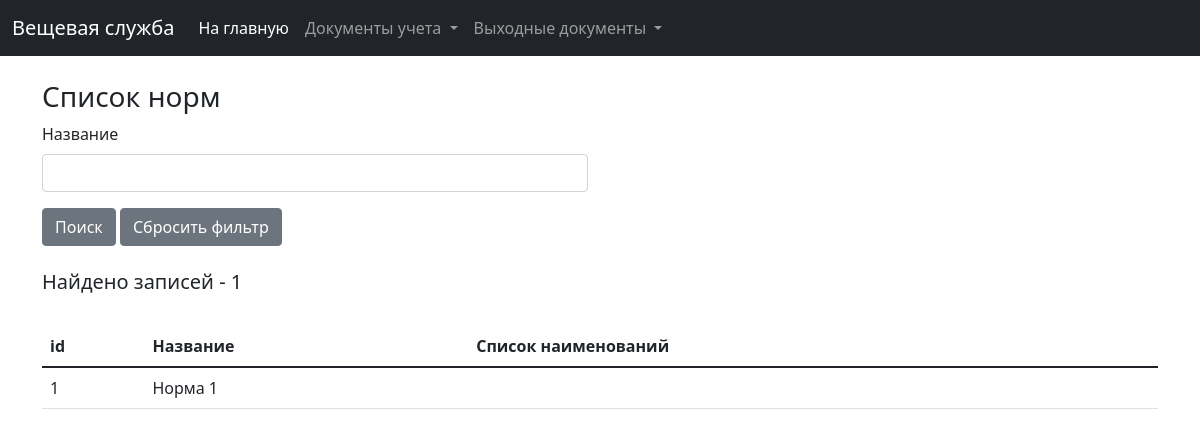
Before: /clothing/norms with the older database file.
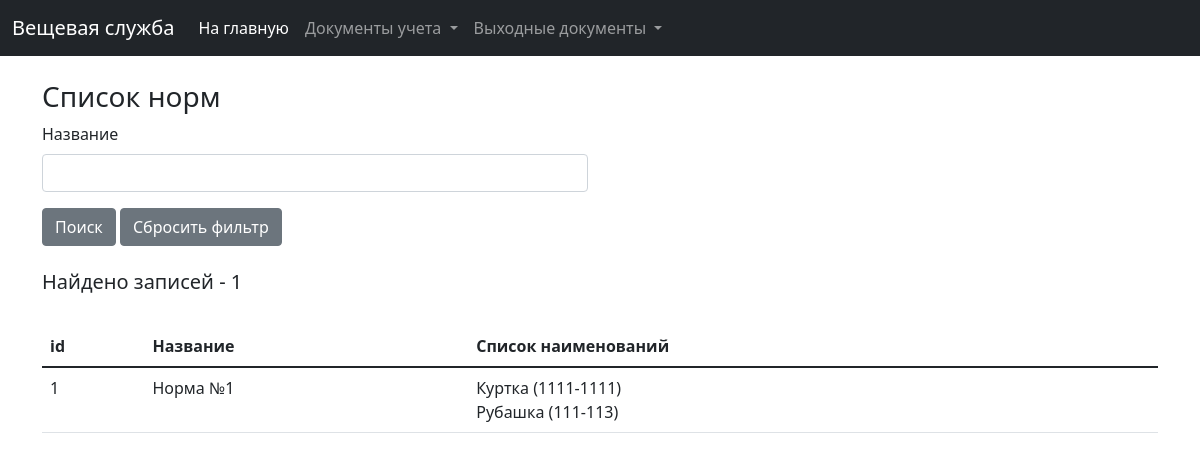
After: the same page with the newer database file.
### clothing/models.py (models this page shows, shortened)
class Norm(models.Model):
    norm_title = models.CharField(verbose_name="Название нормы", max_length=255)
    clothes_list = models.ManyToManyField(Clothes, verbose_name="Наименования", through='ClothesInNorm', blank=True)
    created_at = models.DateTimeField(verbose_name="Дата и время создания", auto_created=True, blank=True, null=True)
    last_modified = models.DateTimeField(verbose_name="Дата и время последнего изменения", auto_now=True, blank=True,
                                         null=True)
    class Meta:
        ordering = ('-id',)
        verbose_name = 'Норма'
        verbose_name_plural = 'Нормы'

class Clothes(models.Model):
    clothes_title = models.CharField(verbose_name="Наименование", max_length=255)
    wear_time = models.IntegerField(verbose_name="Сроки носки, мес.")
    nomenclature = models.CharField(verbose_name="Номенклатура", max_length=255, null=True, blank=True)
    created_at = models.DateTimeField(verbose_name="Дата и время создания", auto_created=True, blank=True, null=True)
    last_modified = models.DateTimeField(verbose_name="Дата и время последнего изменения", auto_now=True, blank=True,
                                         null=True)
    class Meta:
        ordering = ('id',)
        verbose_name = 'Наименование предмета'
        verbose_name_plural = 'Наименования предметов'

### clothing/views.py (the view)
# urls.py: path('norms', views.norm_list, name='norm_list'),
def norm_list(request):
    f = NormFilter(request.GET, queryset=Norm.objects.all())
    norm_list = f.qs
    norm_form = NormForm()
    return render(request, 'clothing/norms/norm_list.html',
                  {'norm_list': norm_list, 'norm_form': norm_form, 'filter': f})

### clothing/forms.py
class NormForm(ModelForm):
    class Meta:
        model = Norm
        fields = ['norm_title']

### clothing/templates/clothing/norms/norm_list.html (shortened to what this page needs)
{% extends 'base.html' %}
{% load widget_tweaks %}
{% load static %}
{% block content %}
    <div class="container">
        <br>
        <h3>Список норм</h3>
        <form action="{% url 'clothing:norm_list' %}">
            <div class="row">
                <div class="col-md-6">
                    <div class="mb-3">
                        <label class="form-label">Название</label>
                        {% render_field filter.form.norm_title__icontains class+="form-control" %}
                    </div>
                </div>
            </div>
            <button type="submit" class="btn btn-secondary">Поиск</button>
            <a href="{% url 'clothing:norm_list' %}" class="btn btn-secondary">Сбросить фильтр</a>
        </form>
        <br>
    {% if norm_list %}
        <h5>Найдено записей - {{ norm_list.count }}</h5> <br>
        <table class="table">
            <thead>
            <tr>
                <th scope="col">id</th>
                <th scope="col">Название</th>
                <th scope="col">Список наименований</th>
            </tr>
            </thead>
            <tbody>
            {% for norm in norm_list %}
                <tr>
                    <td>{{ norm.id }}</td>
                    <td>{{ norm.norm_title|default_if_none:"Нет данных" }}</td>
                    <td>
                        {% for clothes in norm.clothes_list.all %}
                            {{ clothes.clothes_title }} ({{ clothes.nomenclature }}) <br>
                        {% endfor %}
                    </td>
                </tr>
            {% endfor %}
            </tbody>
        </table>
        {% else %}
            <p>Список пуст!</p>
        {% endif %}
    </div>
{% endblock %}

Changed rows visible on the page:
changed Norm id 1: gains Clothes (clothes_title "Куртка", nomenclature "1111-1111"); gains Clothes (clothes_title "Рубашка", nomenclature "111-113"); norm_title "Норма 1" → "Норма №1"
